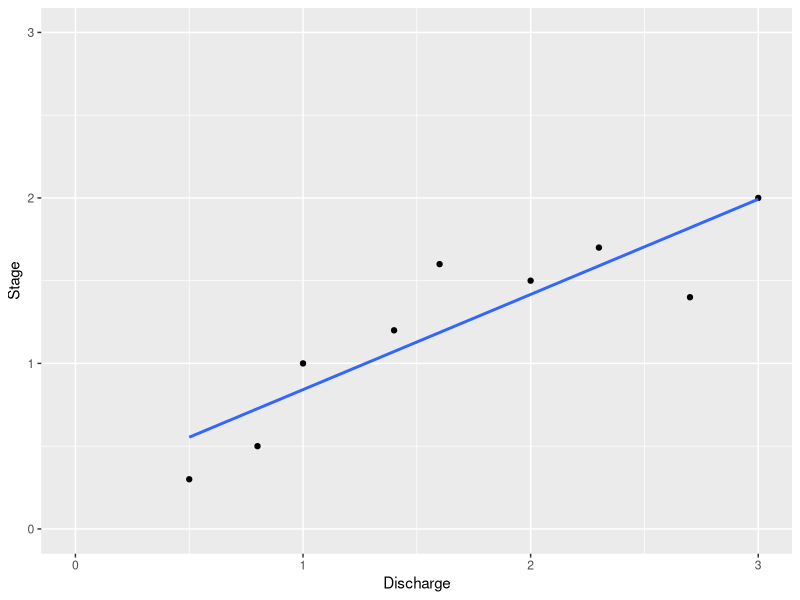

This chart was generated by the following R code:
## ---- chunk 1
#| echo: false
library(tidyverse)
q<-c(1, 2, 2.3, 3, 0.5, 1.6, 2.7, 0.8, 1.4)
z<-c(1, 1.5, 1.7, 2, 0.3, 1.6, 1.4, 0.5, 1.2)

curve<-data.frame(q,z)

p<-ggplot(curve,aes(x=q,y=z))+
  geom_point()+
  geom_smooth(method="lm",se=FALSE)+   # adding a regression line, hiding confidence intervals
  xlab("Discharge")+
  ylab("Stage")+
  xlim(0,3)+
  ylim(0,3)
p

